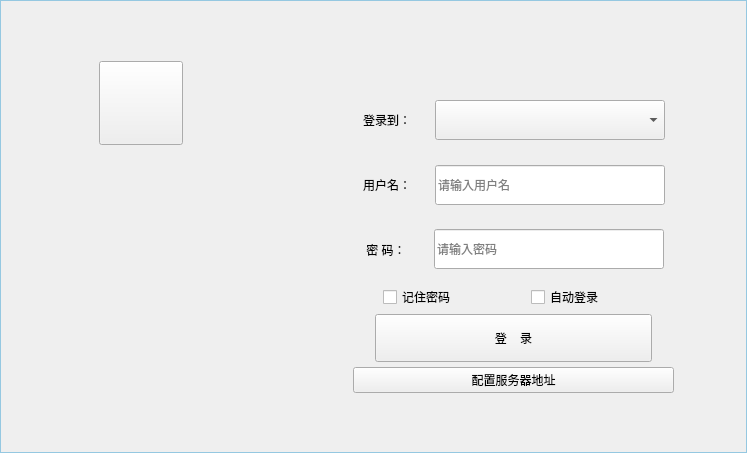
<?xml version="1.0" encoding="UTF-8"?>
<ui version="4.0">
 <class>CQmcLogin</class>
 <widget class="QWidget" name="CQmcLogin">
  <property name="geometry">
   <rect>
    <x>0</x>
    <y>0</y>
    <width>747</width>
    <height>453</height>
   </rect>
  </property>
  <property name="minimumSize">
   <size>
    <width>747</width>
    <height>453</height>
   </size>
  </property>
  <property name="maximumSize">
   <size>
    <width>747</width>
    <height>453</height>
   </size>
  </property>
  <property name="windowTitle">
   <string>登录</string>
  </property>
  <property name="styleSheet">
   <string notr="true"> 
QWidget#winWidget
{

  border:1px solid rgb(149,200,225);
}</string>
  </property>
  <layout class="QHBoxLayout" name="horizontalLayout_2">
   <property name="spacing">
    <number>0</number>
   </property>
   <property name="leftMargin">
    <number>0</number>
   </property>
   <property name="topMargin">
    <number>0</number>
   </property>
   <property name="rightMargin">
    <number>0</number>
   </property>
   <property name="bottomMargin">
    <number>0</number>
   </property>
   <item>
    <widget class="QWidget" name="winWidget" native="true">
     <property name="styleSheet">
      <string notr="true"/>
     </property>
     <layout class="QHBoxLayout" name="horizontalLayout">
      <property name="spacing">
       <number>0</number>
      </property>
      <property name="leftMargin">
       <number>1</number>
      </property>
      <property name="topMargin">
       <number>1</number>
      </property>
      <property name="rightMargin">
       <number>1</number>
      </property>
      <property name="bottomMargin">
       <number>1</number>
      </property>
      <item>
       <widget class="QWidget" name="titlewidget" native="true">
        <property name="minimumSize">
         <size>
          <width>280</width>
          <height>0</height>
         </size>
        </property>
        <property name="maximumSize">
         <size>
          <width>280</width>
          <height>16777215</height>
         </size>
        </property>
        <property name="styleSheet">
         <string notr="true"/>
        </property>
        <property name="titleskin" stdset="0">
         <bool>true</bool>
        </property>
        <layout class="QVBoxLayout" name="verticalLayout">
         <property name="spacing">
          <number>0</number>
         </property>
         <property name="leftMargin">
          <number>20</number>
         </property>
         <property name="topMargin">
          <number>60</number>
         </property>
         <property name="rightMargin">
          <number>20</number>
         </property>
         <property name="bottomMargin">
          <number>130</number>
         </property>
         <item alignment="Qt::AlignHCenter">
          <widget class="QPushButton" name="icoBtn">
           <property name="minimumSize">
            <size>
             <width>84</width>
             <height>84</height>
            </size>
           </property>
           <property name="maximumSize">
            <size>
             <width>84</width>
             <height>84</height>
            </size>
           </property>
           <property name="styleSheet">
            <string notr="true"/>
           </property>
           <property name="text">
            <string/>
           </property>
           <property name="iconSize">
            <size>
             <width>84</width>
             <height>84</height>
            </size>
           </property>
          </widget>
         </item>
         <item>
          <widget class="QLabel" name="label">
           <property name="minimumSize">
            <size>
             <width>10</width>
             <height>10</height>
            </size>
           </property>
           <property name="maximumSize">
            <size>
             <width>10</width>
             <height>10</height>
            </size>
           </property>
           <property name="text">
            <string/>
           </property>
          </widget>
         </item>
         <item>
          <layout class="QVBoxLayout" name="verticalLayout_2">
           <item>
            <widget class="QLabel" name="LabelTitle2">
             <property name="font">
              <font>
               <family>楷体</family>
              </font>
             </property>
             <property name="styleSheet">
              <string notr="true"/>
             </property>
             <property name="text">
              <string/>
             </property>
             <property name="alignment">
              <set>Qt::AlignCenter</set>
             </property>
            </widget>
           </item>
           <item>
            <widget class="QLabel" name="LabelTitle">
             <property name="font">
              <font>
               <family>楷体</family>
              </font>
             </property>
             <property name="styleSheet">
              <string notr="true"/>
             </property>
             <property name="text">
              <string/>
             </property>
             <property name="alignment">
              <set>Qt::AlignCenter</set>
             </property>
            </widget>
           </item>
          </layout>
         </item>
        </layout>
       </widget>
      </item>
      <item>
       <widget class="QWidget" name="bodywidget" native="true">
        <property name="bottomskin" stdset="0">
         <bool>true</bool>
        </property>
        <layout class="QVBoxLayout" name="verticalLayout_3">
         <property name="spacing">
          <number>5</number>
         </property>
         <property name="leftMargin">
          <number>72</number>
         </property>
         <property name="topMargin">
          <number>90</number>
         </property>
         <property name="rightMargin">
          <number>72</number>
         </property>
         <property name="bottomMargin">
          <number>40</number>
         </property>
         <item>
          <widget class="QWidget" name="widget" native="true">
           <property name="styleSheet">
            <string notr="true"/>
           </property>
           <layout class="QHBoxLayout" name="horizontalLayout_3">
            <property name="spacing">
             <number>0</number>
            </property>
            <property name="leftMargin">
             <number>10</number>
            </property>
            <property name="bottomMargin">
             <number>10</number>
            </property>
            <item>
             <widget class="QLabel" name="label_login">
              <property name="minimumSize">
               <size>
                <width>0</width>
                <height>20</height>
               </size>
              </property>
              <property name="maximumSize">
               <size>
                <width>16777215</width>
                <height>20</height>
               </size>
              </property>
              <property name="text">
               <string>登录到：</string>
              </property>
             </widget>
            </item>
            <item alignment="Qt::AlignHCenter">
             <widget class="QComboBox" name="editServer">
              <property name="minimumSize">
               <size>
                <width>230</width>
                <height>40</height>
               </size>
              </property>
              <property name="maximumSize">
               <size>
                <width>230</width>
                <height>40</height>
               </size>
              </property>
             </widget>
            </item>
           </layout>
          </widget>
         </item>
         <item>
          <widget class="QWidget" name="widget_3" native="true">
           <property name="styleSheet">
            <string notr="true"/>
           </property>
           <layout class="QHBoxLayout" name="horizontalLayout_4">
            <property name="spacing">
             <number>0</number>
            </property>
            <property name="leftMargin">
             <number>10</number>
            </property>
            <property name="bottomMargin">
             <number>10</number>
            </property>
            <item>
             <widget class="QLabel" name="label_account">
              <property name="text">
               <string>用户名：</string>
              </property>
             </widget>
            </item>
            <item alignment="Qt::AlignHCenter">
             <widget class="QLineEdit" name="editUserAccount">
              <property name="minimumSize">
               <size>
                <width>230</width>
                <height>40</height>
               </size>
              </property>
              <property name="maximumSize">
               <size>
                <width>230</width>
                <height>40</height>
               </size>
              </property>
              <property name="placeholderText">
               <string>请输入用户名</string>
              </property>
             </widget>
            </item>
           </layout>
          </widget>
         </item>
         <item>
          <widget class="QWidget" name="widget_4" native="true">
           <property name="styleSheet">
            <string notr="true"/>
           </property>
           <layout class="QHBoxLayout" name="horizontalLayout_6">
            <property name="spacing">
             <number>0</number>
            </property>
            <property name="leftMargin">
             <number>10</number>
            </property>
            <property name="rightMargin">
             <number>10</number>
            </property>
            <property name="bottomMargin">
             <number>10</number>
            </property>
            <item>
             <widget class="QLabel" name="label_pwd">
              <property name="text">
               <string> 密 码：</string>
              </property>
             </widget>
            </item>
            <item alignment="Qt::AlignHCenter">
             <widget class="QLineEdit" name="editPassword">
              <property name="minimumSize">
               <size>
                <width>230</width>
                <height>40</height>
               </size>
              </property>
              <property name="maximumSize">
               <size>
                <width>230</width>
                <height>40</height>
               </size>
              </property>
              <property name="echoMode">
               <enum>QLineEdit::Password</enum>
              </property>
              <property name="placeholderText">
               <string>请输入密码</string>
              </property>
             </widget>
            </item>
           </layout>
          </widget>
         </item>
         <item>
          <layout class="QHBoxLayout" name="horizontalLayout_5">
           <property name="leftMargin">
            <number>30</number>
           </property>
           <item>
            <widget class="QCheckBox" name="checkBox_savePasswd">
             <property name="text">
              <string>记住密码</string>
             </property>
            </widget>
           </item>
           <item>
            <widget class="QCheckBox" name="checkBox_autoLogon">
             <property name="text">
              <string>自动登录</string>
             </property>
            </widget>
           </item>
          </layout>
         </item>
         <item alignment="Qt::AlignHCenter">
          <widget class="QPushButton" name="loginBtn">
           <property name="minimumSize">
            <size>
             <width>277</width>
             <height>48</height>
            </size>
           </property>
           <property name="maximumSize">
            <size>
             <width>277</width>
             <height>48</height>
            </size>
           </property>
           <property name="styleSheet">
            <string notr="true"/>
           </property>
           <property name="text">
            <string>登    录</string>
           </property>
          </widget>
         </item>
         <item>
          <widget class="QPushButton" name="selectBtn">
           <property name="styleSheet">
            <string/>
           </property>
           <property name="text">
            <string>配置服务器地址</string>
           </property>
          </widget>
         </item>
         <item>
          <widget class="QLabel" name="loginTip">
           <property name="sizePolicy">
            <sizepolicy hsizetype="Fixed" vsizetype="Fixed">
             <horstretch>0</horstretch>
             <verstretch>0</verstretch>
            </sizepolicy>
           </property>
           <property name="minimumSize">
            <size>
             <width>0</width>
             <height>0</height>
            </size>
           </property>
           <property name="maximumSize">
            <size>
             <width>16777215</width>
             <height>16777215</height>
            </size>
           </property>
           <property name="text">
            <string/>
           </property>
          </widget>
         </item>
        </layout>
       </widget>
      </item>
     </layout>
    </widget>
   </item>
  </layout>
 </widget>
 <resources/>
 <connections/>
</ui>
